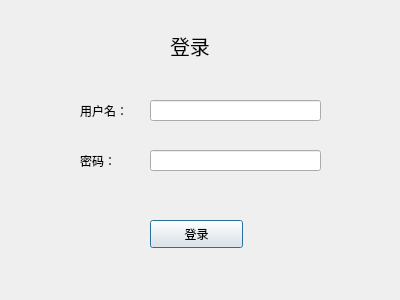
<?xml version="1.0" encoding="UTF-8"?>
<ui version="4.0">
 <class>LoginWindow</class>
 <widget class="QDialog" name="LoginWindow">
  <property name="geometry">
   <rect>
    <x>0</x>
    <y>0</y>
    <width>400</width>
    <height>300</height>
   </rect>
  </property>
  <property name="windowTitle">
   <string>LoginWindow</string>
  </property>
  <widget class="QLabel" name="label">
   <property name="geometry">
    <rect>
     <x>80</x>
     <y>100</y>
     <width>72</width>
     <height>21</height>
    </rect>
   </property>
   <property name="text">
    <string>用户名：</string>
   </property>
  </widget>
  <widget class="QPushButton" name="pushButton">
   <property name="geometry">
    <rect>
     <x>150</x>
     <y>220</y>
     <width>93</width>
     <height>28</height>
    </rect>
   </property>
   <property name="text">
    <string>登录</string>
   </property>
  </widget>
  <widget class="QLineEdit" name="lineEdit_2">
   <property name="geometry">
    <rect>
     <x>150</x>
     <y>150</y>
     <width>171</width>
     <height>21</height>
    </rect>
   </property>
  </widget>
  <widget class="QLabel" name="label_2">
   <property name="geometry">
    <rect>
     <x>80</x>
     <y>150</y>
     <width>72</width>
     <height>21</height>
    </rect>
   </property>
   <property name="text">
    <string>密码：</string>
   </property>
  </widget>
  <widget class="QLabel" name="label_3">
   <property name="geometry">
    <rect>
     <x>170</x>
     <y>20</y>
     <width>161</width>
     <height>51</height>
    </rect>
   </property>
   <property name="font">
    <font>
     <pointsize>15</pointsize>
    </font>
   </property>
   <property name="text">
    <string>登录</string>
   </property>
  </widget>
  <widget class="QLineEdit" name="lineEdit">
   <property name="geometry">
    <rect>
     <x>150</x>
     <y>100</y>
     <width>171</width>
     <height>21</height>
    </rect>
   </property>
  </widget>
 </widget>
 <layoutdefault spacing="6" margin="11"/>
 <resources/>
 <connections/>
</ui>
